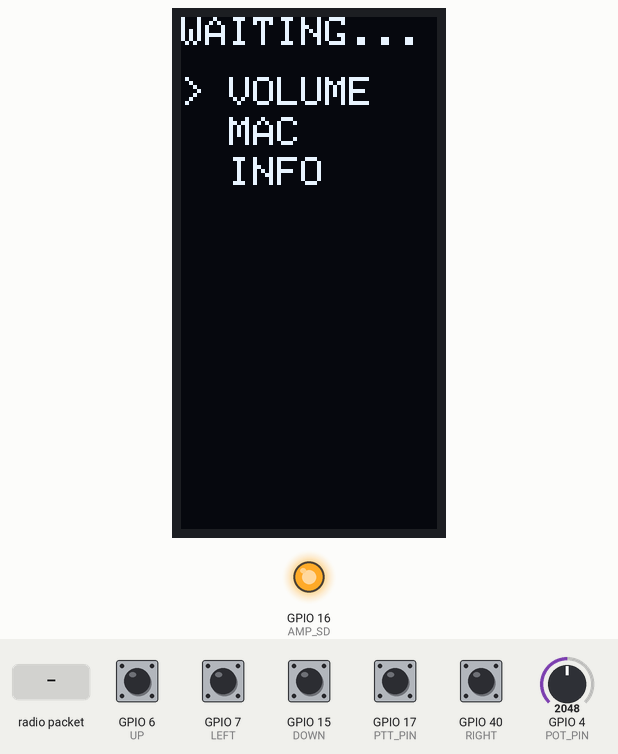
Recording of a sketch running on a simulated ESP32-S3. On the bench: 64×128 one-colour display, output pins drawn as LEDs (lit = HIGH). The inputs (shaded band) are chosen by the test bench; at power-on: GPIO 6 (UP), GPIO 7 (LEFT), GPIO 15 (DOWN), GPIO 17 (PTT_PIN), GPIO 40 (RIGHT) HIGH, GPIO 4 (POT_PIN) = 2048. I2S audio is not simulated (input reads silence); what the sketch prints to the serial monitor is not drawn.

Above: at 1.5 s.
1.6 s: GPIO 6 (UP) pulled LOW for 1 s
At 3.4 s:
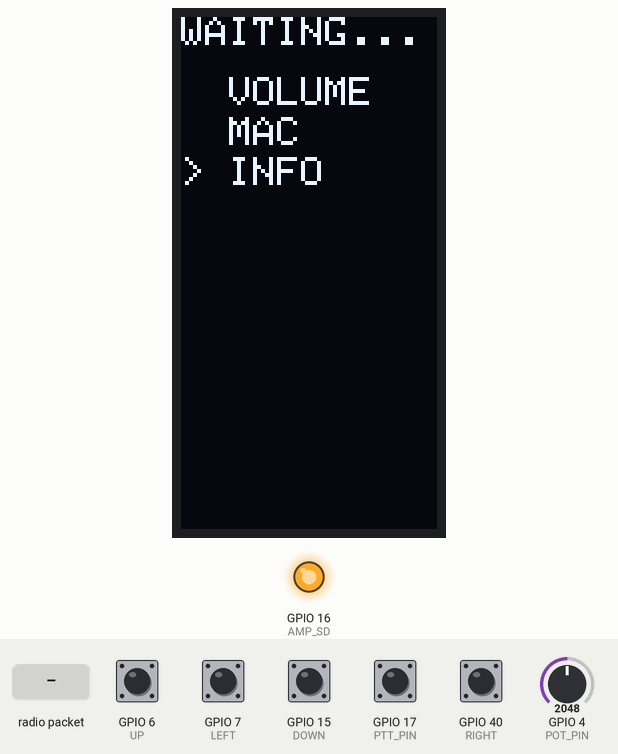
4.1 s: GPIO 17 (PTT_PIN) pulled LOW for 0.15 s
At 4.26 s:
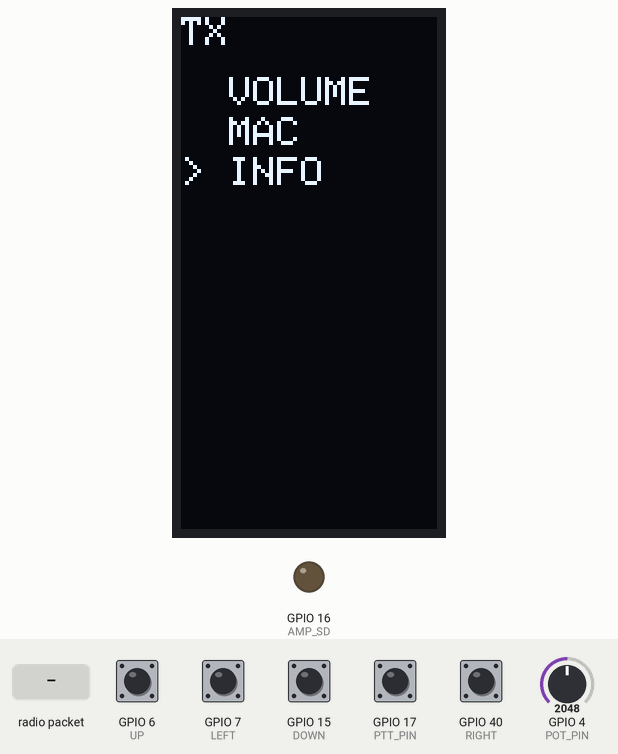
5.8 s: GPIO 40 (RIGHT) pulled LOW for 0.15 s
At 6.5 s:
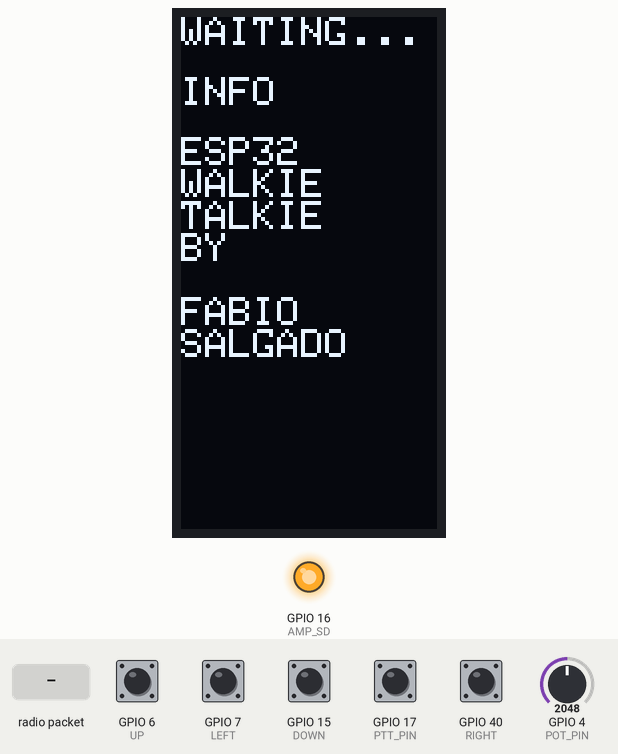
7.5 s: GPIO 15 (DOWN) pulled LOW for 0.15 s
At 8.4 s:
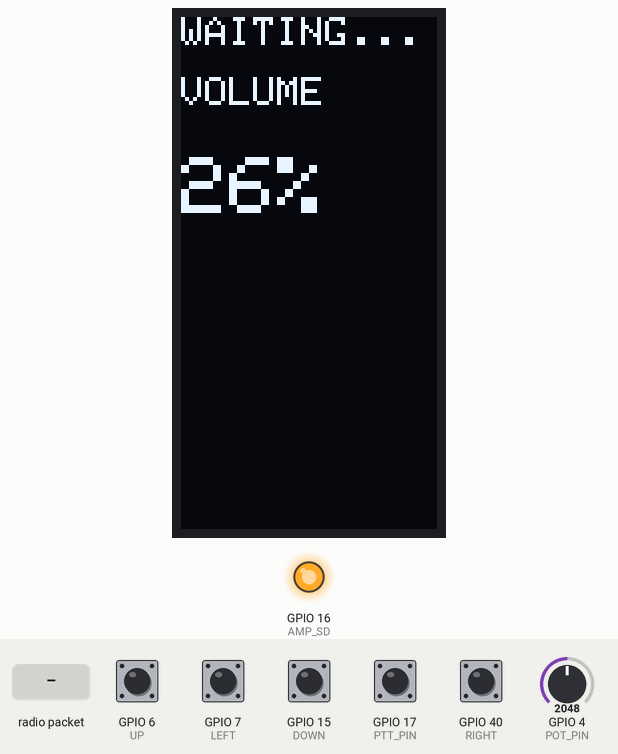
9.2 s: radio packet "1" arrives
At 10.1 s:
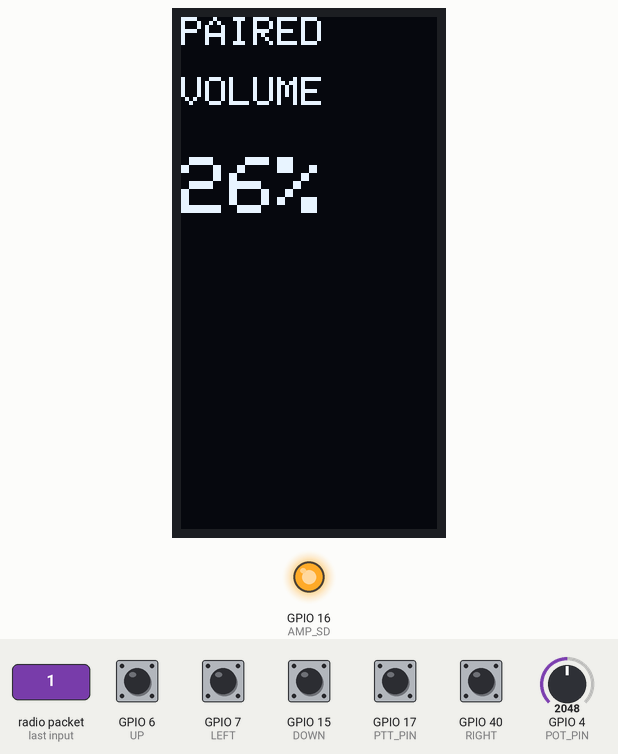
10.7 s: GPIO 7 (LEFT) pulled LOW for 0.15 s
At 11.7 s:
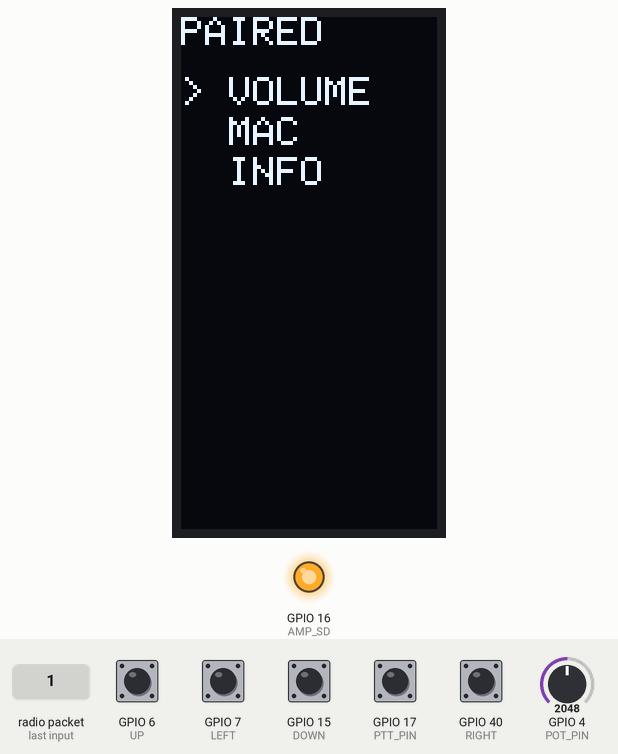
Timing chart, 0 to 13.7 s (numbered marks = the images above; inputs shaded):
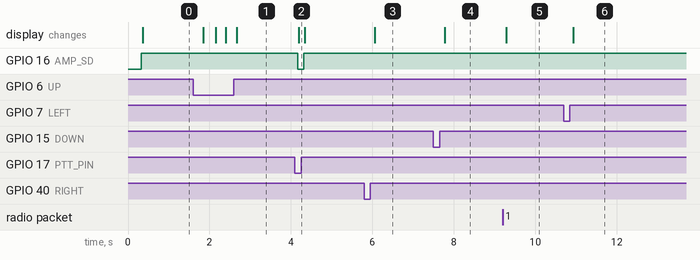

The sketch:

WalkieTalkie2.ino
```cpp
#include <Wire.h>
#include <Adafruit_GFX.h>
#include <Adafruit_SSD1306.h>
#include <WiFi.h>
#include <esp_now.h>
#include <esp_wifi.h>
#include "driver/i2s.h"


// SCREEN DIM
#define SCREEN_WIDTH 128
#define SCREEN_HEIGHT 64

// VOLUME KNOB
#define POT_PIN  4

// PUSH TO TALK
#define PTT_PIN  17

// I2S MIC
#define I2S_WS   9
#define I2S_SCK  10
#define I2S_SD   47

// I2S AMP
#define I2S_BCLK 14
#define I2S_LRC  18
#define I2S_DOUT 21
#define AMP_SD   16

// NAV SWITCH
#define UP     6
#define CENTER 39
#define DOWN   15
#define LEFT   7
#define RIGHT  40

// AUDIO
#define SAMPLE_RATE   16000
#define FRAME_SIZE    122
#define DMA_BUF_LEN   256
#define DMA_BUF_COUNT 8

// RX BUFFER
#define BUFFER_COUNT  8
int16_t audioQueue[BUFFER_COUNT][FRAME_SIZE];
volatile int writeIndex = 0;
volatile int readIndex = 0;
volatile int bufferedFrames = 0;
SemaphoreHandle_t audioMutex;

Adafruit_SSD1306 display(SCREEN_WIDTH, SCREEN_HEIGHT, &Wire, -1);

// MAC of PAIRED WALKIE TALKIE
uint8_t peerMAC[] = {0x10, 0xB4, 0x1D, 0xE0, 0x77, 0xCC}; // for my first walkie talkie
// This code can be used for the second walkie talkie:
// uint8_t peerMAC[] = {0x10, 0xB4, 0x1D, 0xE0, 0x6B, 0x48}; // for the second. comment out first line and uncomment this.

// for your own implentation, print your MAC addresses to find the pair of MACs you use to pair.

// MENU
const char* menuItems[] = {"VOLUME", "MAC", "INFO"};
int menuSize = 3;
int menuIndex = 0;
bool inMenu = true;
int volume = 50;

// CONNECTIVITY
bool connected = false;
unsigned long lastContact = 0;
volatile bool txMode = false;

// ================= ESP-NOW CALLBACKS =================

void onSent(const wifi_tx_info_t *info, esp_now_send_status_t status) {
  if (status == ESP_NOW_SEND_SUCCESS) {
    connected = true;
    lastContact = millis();
  }
}

void onReceive(const esp_now_recv_info_t *info, const uint8_t *data, int len) {
  connected = true;
  lastContact = millis();

  if (len != FRAME_SIZE * sizeof(int16_t)) return;

  if (xSemaphoreTakeFromISR(audioMutex, NULL) == pdTRUE) {
    memcpy(audioQueue[writeIndex], data, len);
    writeIndex = (writeIndex + 1) % BUFFER_COUNT;
    if (bufferedFrames < BUFFER_COUNT) bufferedFrames++;
    xSemaphoreGiveFromISR(audioMutex, NULL);
  }
}

// ================= AUDIO TASK (Core 0) =================

void audioTask(void *param) {
  int16_t txFrame[FRAME_SIZE];
  int16_t rxFrame[FRAME_SIZE];
  size_t bytesRead, bytesWritten;

  // Filter and processing values
  static float dcPrev   = 0.0f;
  static float dcFilter = 0.0f;
  static int   holdFrames = 0;
  static float fadeGain   = 0.0f;

  for (int i = 0; i < DMA_BUF_COUNT; i++) {
    i2s_read(I2S_NUM_1, txFrame, sizeof(txFrame), &bytesRead, portMAX_DELAY);
  }

  while (true) {

    // ===== TX =====
    if (txMode) {
      i2s_read(I2S_NUM_1, txFrame,
               FRAME_SIZE * sizeof(int16_t),
               &bytesRead, portMAX_DELAY);

      if (bytesRead > 0) {

        // FADE GAIN TO SMOOTH AUDIO
        static float prev  = 0.0f;
        float alpha = 0.5f;

        int32_t sum = 0;
        for (int i = 0; i < FRAME_SIZE; i++) {
          sum += abs(txFrame[i] * 8);
        }
        int32_t avg = sum / FRAME_SIZE;

        if (avg > 200) {
          holdFrames = 20;
          fadeGain = 1.0f;
        } else if (holdFrames > 0) {
          holdFrames--;
          fadeGain = (float)holdFrames / 12.0f;
        } else {
          fadeGain = 0.0f;
        }

        if (holdFrames > 0 || fadeGain > 0.0f) {
          for (int i = 0; i < FRAME_SIZE; i++) {
            float x = (float)txFrame[i];

            // DC blocking (NOISE)
            float dcIn = x;
            dcFilter = 0.995f * (dcFilter + dcIn - dcPrev);
            dcPrev = dcIn;
            x = dcFilter;

            // Low pass Filter
            x = alpha * x + (1.0f - alpha) * prev;
            prev = x;

            // Compression (Help with distortion)
            float threshold = 4000.0f;
            float ratio = 6.0f;
            if (fabs(x) > threshold) {
              float excess = fabs(x) - threshold;
              excess /= ratio;
              x = (x > 0 ? 1 : -1) * (threshold + excess);
            }

            // Pre-gain (allows for our sound to be louder)
            x = x * 1.5f;

            // Fade (smooths voice)
            x = x * fadeGain;

            // Soft limiter (prevent some distortion)
            x = x / (1.0f + fabs(x) / 30000.0f);

            txFrame[i] = (int16_t)x;
          }

          // SEND

          esp_now_send(peerMAC, (uint8_t*)txFrame, FRAME_SIZE * sizeof(int16_t));
        }
      }

    // ===== RX =====
    } else {
      // read frames and apply volume control
      if (bufferedFrames > 1) {
        if (xSemaphoreTake(audioMutex, 0) == pdTRUE) {
          memcpy(rxFrame, audioQueue[readIndex], FRAME_SIZE * sizeof(int16_t));
          readIndex = (readIndex + 1) % BUFFER_COUNT;
          bufferedFrames--;
          xSemaphoreGive(audioMutex);
        }

        for (int i = 0; i < FRAME_SIZE; i++) {

         float s = (int32_t)rxFrame[i];

         s = s * 1.4;

        float gain = volume / 75.0f * 2.5f;
        s = s * gain;

        s = 30000.0f * tanh(s / 30000.0f);

        // soft limiter
        s = s / (1.0f + fabs(s) / 15000.0f);

        rxFrame[i] = (int16_t)s;
        }

        // play sound
        i2s_write(I2S_NUM_0, rxFrame,
                  FRAME_SIZE * sizeof(int16_t),
                  &bytesWritten, portMAX_DELAY);
      } else {
        // keep silent
        int16_t silence[FRAME_SIZE] = {0};
        i2s_write(I2S_NUM_0, silence,
                  FRAME_SIZE * sizeof(int16_t),
                  &bytesWritten, portMAX_DELAY);
      }
    }
  }
}

// ================= I2S MIC =================

void setupMic() {
  i2s_config_t config = {
    .mode = (i2s_mode_t)(I2S_MODE_MASTER | I2S_MODE_RX),
    .sample_rate = SAMPLE_RATE,
    .bits_per_sample = I2S_BITS_PER_SAMPLE_16BIT,
    .channel_format = I2S_CHANNEL_FMT_ONLY_LEFT,
    .communication_format = I2S_COMM_FORMAT_STAND_I2S,
    .intr_alloc_flags = ESP_INTR_FLAG_LEVEL1,
    .dma_buf_count = DMA_BUF_COUNT,
    .dma_buf_len = DMA_BUF_LEN,
    .use_apll = false,
    .tx_desc_auto_clear = false,
    .fixed_mclk = 0
  };
  i2s_pin_config_t pins = {
    .bck_io_num   = I2S_SCK,
    .ws_io_num    = I2S_WS,
    .data_out_num = I2S_PIN_NO_CHANGE,
    .data_in_num  = I2S_SD
  };
  i2s_driver_install(I2S_NUM_1, &config, 0, NULL);
  i2s_set_pin(I2S_NUM_1, &pins);
  i2s_zero_dma_buffer(I2S_NUM_1);
  Serial.println("MIC READY");
}

// ================= I2S AMP =================

void setupAmp() {
  pinMode(AMP_SD, OUTPUT);
  digitalWrite(AMP_SD, HIGH);

  i2s_config_t config = {
    .mode = (i2s_mode_t)(I2S_MODE_MASTER | I2S_MODE_TX),
    .sample_rate = SAMPLE_RATE,
    .bits_per_sample = I2S_BITS_PER_SAMPLE_16BIT,
    .channel_format = I2S_CHANNEL_FMT_ONLY_LEFT,
    .communication_format = I2S_COMM_FORMAT_STAND_I2S,
    .intr_alloc_flags = 0,
    .dma_buf_count = DMA_BUF_COUNT,
    .dma_buf_len = DMA_BUF_LEN,
    .use_apll = false,
    .tx_desc_auto_clear = true,
    .fixed_mclk = 0
  };
  i2s_pin_config_t pins = {
    .bck_io_num   = I2S_BCLK,
    .ws_io_num    = I2S_LRC,
    .data_out_num = I2S_DOUT,
    .data_in_num  = I2S_PIN_NO_CHANGE
  };
  i2s_driver_install(I2S_NUM_0, &config, 0, NULL);
  i2s_set_pin(I2S_NUM_0, &pins);
  i2s_zero_dma_buffer(I2S_NUM_0);
  Serial.println("AMP READY");
}

// ================= SETUP =================

void setup() {
  Serial.begin(115200);

  // setup display
  Wire.begin(41, 42);
  Wire.setClock(100000);

  if (!display.begin(SSD1306_SWITCHCAPVCC, 0x3C)) {
    Serial.println("OLED FAILED");
    while (1);
  }
  display.setRotation(3);
  display.setTextColor(SSD1306_WHITE);

  // setup ESP NOW
  WiFi.mode(WIFI_STA);
  WiFi.disconnect(true, true);
  delay(300);
  esp_wifi_start();
  esp_wifi_set_ps(WIFI_PS_NONE);

  // Display local MAC
  Serial.print("MAC: ");
  Serial.println(WiFi.macAddress());

  esp_now_init();
  esp_now_register_send_cb(onSent);
  esp_now_register_recv_cb(onReceive);

  esp_now_peer_info_t peer = {};
  memcpy(peer.peer_addr, peerMAC, 6);
  peer.channel = 0;
  peer.encrypt = false;
  peer.ifidx = WIFI_IF_STA;
  esp_now_add_peer(&peer);

  // setup or amplifier and mic
  setupAmp();
  setupMic();

  audioMutex = xSemaphoreCreateMutex();

  // pin audio to core 0. Smoother audio transmission on dedicated core.
  xTaskCreatePinnedToCore(
    audioTask, "audio", 8192, NULL, 10, NULL, 0
  );

  // setup pins
  pinMode(PTT_PIN, INPUT_PULLUP);
  pinMode(UP,      INPUT_PULLUP);
  pinMode(DOWN,    INPUT_PULLUP);
  pinMode(LEFT,    INPUT_PULLUP);
  pinMode(RIGHT,   INPUT_PULLUP);
  pinMode(CENTER,  INPUT_PULLUP);

  Serial.println("READY");
}

// ================= LOOP (Core 1) =================

void loop() {
  if (connected && millis() - lastContact > 5000)
    connected = false;

  // read PTT input
  txMode = (digitalRead(PTT_PIN) == LOW);
  digitalWrite(AMP_SD, txMode ? LOW : HIGH);

  // read volume from potentiometer
  int raw = analogRead(POT_PIN);
  float norm = raw / 4095.0f;
  volume = (int)(pow(norm, 1.5) * 75);

  // menu navigation
  if (digitalRead(UP) == LOW) {
    menuIndex--;
    if (menuIndex < 0) menuIndex = menuSize - 1;
    delay(200);
  }
  if (digitalRead(DOWN) == LOW) {
    menuIndex++;
    if (menuIndex >= menuSize) menuIndex = 0;
    delay(200);
  }
  if (digitalRead(RIGHT) == LOW) { inMenu = false; delay(200); }
  if (digitalRead(LEFT)  == LOW) { inMenu = true;  delay(200); }

  display.clearDisplay();
  display.setTextSize(1);
  display.setCursor(0, 0);

  // display connectivity status
  if (txMode)         display.println("TX");
  else if (connected) display.println("PAIRED");
  else                display.println("WAITING...");

  // menu display
  if (inMenu) {
    for (int i = 0; i < menuSize; i++) {
      display.setCursor(0, 15 + i * 10);
      if (i == menuIndex) display.print("> ");
      else display.print("  ");
      display.println(menuItems[i]);
    }
  } else {
    display.setCursor(0, 15);
    if (menuIndex == 0) {
      display.println("VOLUME");
      display.setTextSize(2);
      display.setCursor(0, 35);
      display.print(volume);
      display.println("%");
    } else if (menuIndex == 1) {
      display.println("ADDRESS");
      display.setTextSize(1);
      display.setCursor(0, 35);
      // for first walkie talkie
      display.println("10:B4:1D");
      display.println("E0:6B:48");
      // for second : comment out first and uncomment the following.
      //display.println("10:B4:1D");
      //display.println("E0:77:CC");

    } else if (menuIndex == 2) {
      display.println("INFO");
      display.setCursor(0, 30);
      display.println("ESP32");
      display.println("WALKIE");
      display.println("TALKIE");
      display.println("BY");
      display.println(" ");
      display.println("FABIO");
      display.println("SALGADO");
    }
  }

  //display
  display.display();
  delay(50);
}
```

Measured:
- after the input at 1.6 s, the display: changes after 0.24 s (image 1)
- after the input at 4.1 s, GPIO 16 (AMP_SD): HIGH → LOW after 0.06 s, → HIGH 0.15 s later; the display: changes after 0.09 s (image 2)
- after the input at 5.8 s, the display: changes after 0.26 s (image 3)
- after the input at 7.5 s, the display: changes after 0.27 s (image 4)
- after the input at 9.2 s, the display: changes after 0.09 s (image 5)
- after the input at 10.7 s, the display: changes after 0.23 s (image 6)
